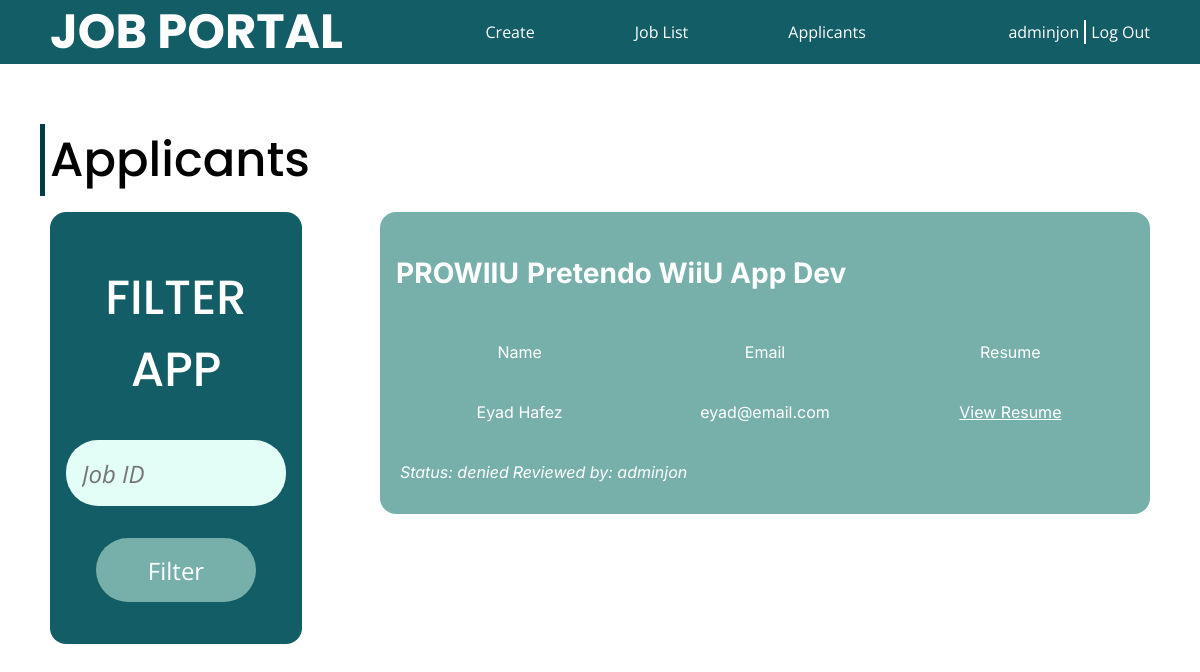
Before: /jobs/applicants/ (signed in) with the older database file.
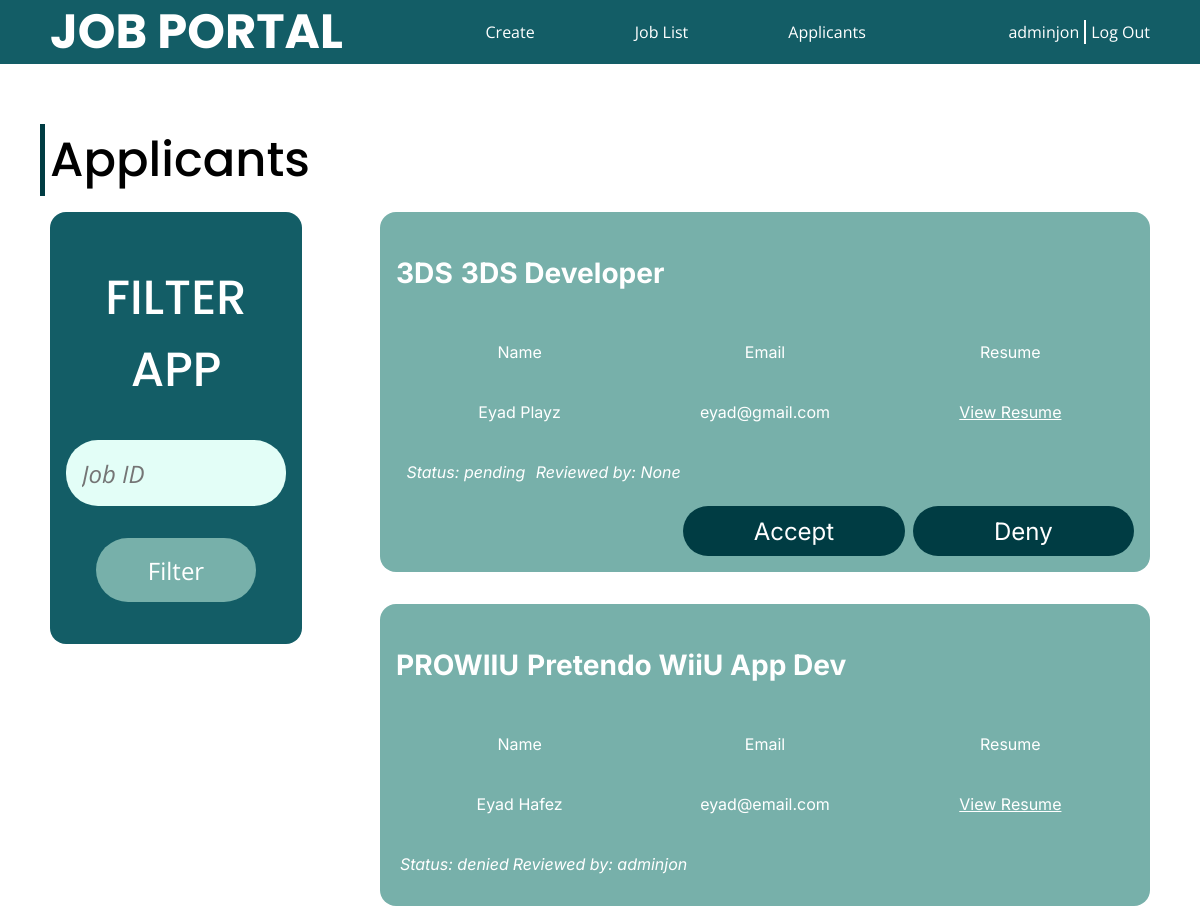
After: the same page with the newer database file.
### accounts/models.py (models this page shows)
class Account(AbstractUser):
    ACCOUNT_TYPES = (
        (0, 'user'),
        (1, 'coadmin'),
    )
    username = models.CharField(max_length=255, primary_key=True, help_text='Username has to be at minimum 8 characters.')
    password = models.CharField(max_length=255)
    account_type = models.IntegerField(choices=ACCOUNT_TYPES, default=0)
    email = models.EmailField()
    company = models.CharField(max_length=255, null=True, default=None, blank=True)

### jobs/models.py (models this page shows)
class Applicant(models.Model):
    username = models.CharField(max_length=255)
    job = models.ForeignKey(Job, on_delete=models.CASCADE, related_name='job_applicant')
    time = models.DateTimeField(auto_now_add=True)
    fullname = models.CharField(max_length=255)
    email = models.EmailField()
    admin = models.CharField(max_length=255, null=True, default=None)
    status = models.CharField(max_length=20 ,default='pending')
    resume = models.FileField(upload_to=generate_unique_filename)
    class Meta:
        unique_together = ('username', 'job', 'time')

class Job(models.Model):
    id = models.CharField(max_length=10, primary_key=True)
    name = models.CharField(max_length=255)
    status = models.BooleanField(default=False)
    xp = models.PositiveIntegerField(default=0)
    des = models.TextField()
    salary = models.PositiveIntegerField(default=0)
    admin = models.CharField(max_length=255)
    company = models.CharField(max_length=255)

### jobs/views.py (the view, shortened to what this page needs)
# urls.py: path('jobs/applicants/', views.applicantsall, name='applicants'),
@login_required(login_url='/login/')
@csrf_exempt
def applicantsall(request):
    user = request.user
    if not isadmin(user.account_type):
        template = loader.get_template('401.html')
        return HttpResponse(template.render(), status=401)
    if request.method == 'GET':
        company = user.company
        ids = Company.objects.filter(name=company).values()
        applicants = []
        for id in ids:
            jid = id.get('job_id')
            name = Job.objects.get(id=jid)
            jobapps = Applicant.objects.filter(job=jid).order_by('-time')
            for x in jobapps:
                x.name = name
                applicants.insert(len(applicants),x)
        prameters = {
            'applicants': applicants,
            'username': user.username,
        }
        template = loader.get_template('applicants.html')
        return HttpResponse(template.render(prameters, request))

### jobs/views.py (called while the page is built)
def isadmin(type):
    return type

### jobs/templates/applicants.html (shortened to what this page needs)
<!DOCTYPE html>
<html lang="en">
<head>
    {% load static %}
    <link rel="stylesheet" href="{% static 'css/root.css' %}" />
    <link rel="stylesheet" href="{% static 'css/admin/applicants.css' %}">
</head>
<body>
    <nav>
        <h2>JOB PORTAL</h2>
        <ul class="quick-links">
            <li><a href="/jobs/add/">Create</a></li>
            <li><a href="/joblist/">Job List</a></li>
            <li><a href="/jobs/applicants">Applicants</a></li>
        </ul>
        <div class="user">
            <a href="/home/" id="username">{{username}}</a>
            <div class="split"></div>
            <a href="/logout/" id='logout'>Log Out</a>
        </div>
    </nav>
    <div class="container">
        <h2>Applicants</h2>
        <div class="inner-container">
            <div class="filter">
                <h3>FILTER APP</h3>
                <form id="filterForm">
                    <input type="text" id="jobid" placeholder="Job ID" name='jobid' value="{{job.id}}"/>
                    <input type="submit" value="Filter" id="filter" />
                </form>
            </div>
            <div class="applicants" id="applicants">
                {% for x in applicants %}
                    <div class="job" id="applicant-{{x.id}}">
                        <div class="job-info">
                            <h3 class="id">{{x.job_id}}</h3>
                            <h3 class="name">{{x.job.name}}</h3>
                        </div>
                        <div class="app-info">
                            <p class="name">Name</p>
                            <p class="email">Email</p>
                            <p class="resume">Resume</p>
                        </div>
                        <div class="app-value">
                            <p class="name">{{x.fullname}}</p>
                            <p class="email">{{x.email}}</p>
                            <a class="resume" href="{{x.resume.url}}" target="_blank">View Resume</a>
                        </div>
                        <div class="status">
                            <p class="type">Status: {{x.status}}</p>
                            <p class="admin">Reviewed by: {{x.admin}}</p>
                        </div>
                        {%if x.status == 'pending'%}
                            <div class="buttons">
                                <button class="accept">Accept</button>
                                <button class="deny">Deny</button>
                            </div>
                        {%endif%}
                    </div>
                {%endfor%}
            </div>
        </div>
    </div>
</body>
</html>

### static/css/root.css (style rules this page uses)
:root { --main-color-dark: #003C43; --main-color-normal: #135d66; --main-color-light: #77b0aa; --main-color-vlight: #e3fef7; --main-color-alpha: #00000088; --border-radius-s: 8px; --border-radius-m: 12px; --border-radius-l: 16px; --border-radius-f: 2rem; --font-poppins: 'Poppins'; --font-inter: 'Inter'; --font-roboto: 'Roboto'; --font-open-sans: 'Open Sans'; --text-color-b: #000; --text-color-w: #fff; --text-color-g: #888; }
body { margin: 0; }
nav { position: fixed; display: flex; justify-content: space-between; top: 0; left: 0; right: 0; height: 64px; padding-inline: 50px; background-color: var(--main-color-normal); color: var(--text-color-w); z-index: 999; }
nav h2 { font-family: var(--font-poppins); font-weight: bold; margin: 0; padding: 0; height: 100%; font-size: 48px; display: flex; align-items: center; justify-content: center; }
nav .user { display: flex; gap: 5px; font-family: var(--font-open-sans); height: 100%; align-items: center; }
nav .user .split { background-color: var(--text-color-w); width: 2px; height: 24px; }
nav .quick-links { padding: 0; display: flex; gap: 100px; justify-content: center; align-items: center; }
nav .quick-links li { list-style: none; font-family: var(--font-open-sans); }
nav .quick-links li a { position: relative; }
nav .quick-links li a::after { content: ''; position: absolute; width: 0%; height: 1px; bottom: -5px; left: 0; background-color: var(--text-color-w); transition: all 250ms ease-in-out; }
a, button { color: inherit; font-family: inherit; text-decoration: none; }

### static/css/admin/applicants.css (style rules this page uses)
.container { margin-top: calc(64px + 60px); padding-inline: 50px; }
.container h2 { font-size: 48px; font-family: var(--font-poppins); font-weight: 500; margin-block: 16px; position: relative; }
.container h2::before { content: ''; width: 5px; height: 100%; position: absolute; left: -10px; top: 0; background-color: var(--main-color-dark); }
.container .inner-container { display: flex; justify-content: space-between; width: 100%; }
.container .inner-container .filter { background-color: var(--main-color-normal); width: 20%; padding: 16px; border-radius: var(--border-radius-l); display: flex; flex-direction: column; justify-content: space-evenly; color: var(--text-color-w); height: 50vh; }
.container .inner-container .filter h3 { font-size: 48px; font-weight: 500; font-family: var(--font-poppins); margin-block: 8px; width: 100%; text-align: center; }
.container .inner-container .filter input { height: 64px; width: calc(100% - 32px); display: block; background-color: var(--main-color-vlight); border: 0; border-radius: var(--border-radius-f); padding-inline: 16px; margin-bottom: 32px; font-size: 24px; font-family: var(--font-open-sans); font-style: normal; }
.container .inner-container .filter #filter { width: calc(100% - 60px); margin: auto; color: var(--text-color-w); background-color: var(--main-color-light); transition: all 250ms ease-in-out; }
.container .inner-container .applicants { display: flex; flex-direction: column; justify-content: flex-start; gap: 32px; width: 70%; }
.container .inner-container .applicants .job { display: flex; flex-direction: column; justify-content: space-evenly; color: var(--text-color-w); background-color: var(--main-color-light); border-radius: var(--border-radius-l); padding: 16px; font-family: var(--font-inter); gap: 8px; }
.container .inner-container .applicants .job .job-info { display: flex; justify-content: flex-start; gap: 8px; font-weight: 500; font-size: 24px; }
.container .inner-container .applicants .job .app-info, .container .inner-container .applicants .job .app-value { display: flex; justify-content: space-evenly; align-items: baseline; }
.container .inner-container .applicants .job .app-info p, .container .inner-container .applicants .job .app-value p, .container .inner-container .applicants .job .app-value a { width: 33%; text-align: center; }
.container .inner-container .applicants .job .app-value a { text-decoration: underline; }
.container .inner-container .applicants .job .status { display: flex; width: 40%; font-style: italic; justify-content: space-evenly; }
.container .inner-container .applicants .job .buttons { display: flex; gap: 8px; justify-content: flex-end; }
.container .inner-container .applicants .job .buttons button { width: 30%; background-color: var(--main-color-dark); border: 0; border-radius: var(--border-radius-f); height: 50px; font-size: 24px; transition: all 250ms ease-in-out; }

Changed rows visible on the page:
added Applicant: job_id "3DS", job.name "3DS Developer", fullname "Eyad Playz", email "eyad@gmail.com", status "pending", admin "None", shows "Accept"
